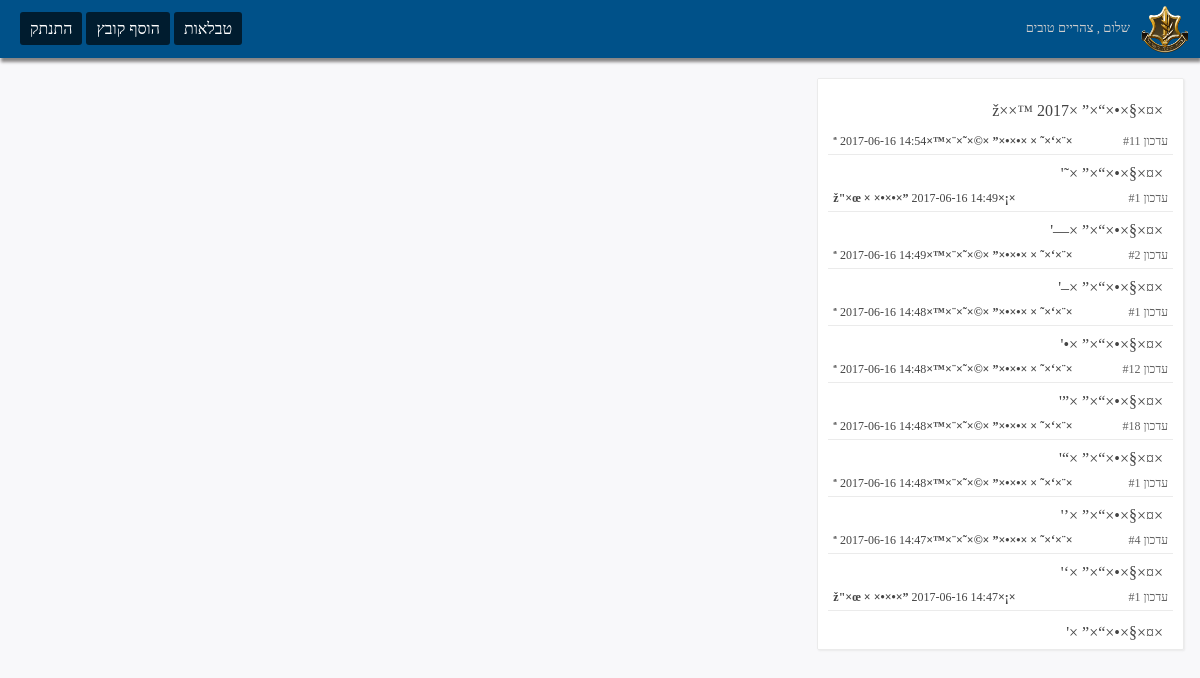
Screenshot of /index.php (signed in) with the database file from the repository.
### tables this page shows
CREATE TABLE `files` (
  `id` int(11) NOT NULL,
  `title` varchar(99) NOT NULL,
  `filename` varchar(99) NOT NULL,
  `nickname` varchar(99) NOT NULL,
  `date` timestamp NOT NULL,
  `update#` int(11) NOT NULL
);

### index.php (the view, shortened to what this page needs)
<?php
    require 'config.php';
?>
<!DOCTYPE html>
<html lang="en" dir="RTL">
    <head>
        <link rel="stylesheet" href="style.css">
        <link rel="stylesheet" href="toast.css">
    </head>
    <body>
        <?php include 'nav.php'; ?>
        <div class="site-wrap">
            <div class="grid__col grid__col--2-of-6">
                <ul id="files-list">
                    <?php $files = $conn->query("SELECT * FROM `files` order by `date` DESC");
                        while ($file = $files->fetch()) {
                            echo '<li><p>' . $file['title'] . '</p><span id="update-number">עדכון #' . $file['update#'] . '</span><span id="added-info"><strong>' . $file['nickname'] . '</strong> ' . substr($file['date'], 0, 16) . '</span><input type="hidden" value="' . $file['filename'] . '"' . '</li><br>';
                        }
                    ?>
                </ul>
            </div>
            <div class="grid__col grid__col--4-of-6" id="file-display"></div>
        </div>
    </body>
</html>

### style.css (style rules this page uses)
* { padding: 0px; margin: 0px; font-family: tahoma; }
body { background-color: #F8F8FA; }
.site-wrap { padding: 20px; }
ul#files-list, ul#tables-list { padding: 10px; border: 1px solid #ebebeb; background-color: #fff; height: 100%; border-radius: 2px; box-shadow: 1px 1px 2px #eaeaea; max-height: 550px; overflow-y: scroll; }
#files-list li, #tables-list li { padding: 10px; list-style-type: none; color: #444; cursor: pointer; }
#files-list li:not(:last-child), #tables-list li:not(:last-child) { border-bottom: 1px solid #ebebeb; }
#files-list li #update-number { color: #636363; font-size: 11px; position: absolute; bottom: 5px; right: 5px; font-size: 12px; }
#files-list li { position: relative; word-break: break-all; }
#files-list li #added-info { position: absolute; bottom: 5px; left: 5px; font-size: 12px; }

### toast.css (style rules this page uses)
.grid__col--1-of-3, .grid__col--2-of-6, .grid__col--4-of-12 { width: 33.33333%; }
.grid__col--2-of-3, .grid__col--4-of-6, .grid__col--8-of-12 { width: 66.66667%; }
.grid__col { box-sizing: border-box; display: inline-block; margin-right: -.25em; min-height: 1px; padding-left: 20px; vertical-align: top; }

### rows the page displays
files: title "×¤×§×•×“×” ×ž××™ 2017", value "11", nickname "×¨×‘×˜ × ×•×•×” ×©×˜×¨×™×ª", date "2017-06-16 14:54"
files: title "×¤×§×•×“×” ×˜'", value "1", nickname "×¡×ž\"×œ × ×•×•×”", date "2017-06-16 14:49"
files: title "×¤×§×•×“×” ×—'", value "2", nickname "×¨×‘×˜ × ×•×•×” ×©×˜×¨×™×ª", date "2017-06-16 14:49"
files: title "×¤×§×•×“×” ×–'", value "1", nickname "×¨×‘×˜ × ×•×•×” ×©×˜×¨×™×ª", date "2017-06-16 14:48"
files: title "×¤×§×•×“×” ×•'", value "12", nickname "×¨×‘×˜ × ×•×•×” ×©×˜×¨×™×ª", date "2017-06-16 14:48"
files: title "×¤×§×•×“×” ×”'", value "18", nickname "×¨×‘×˜ × ×•×•×” ×©×˜×¨×™×ª", date "2017-06-16 14:48"
files: title "×¤×§×•×“×” ×“'", value "1", nickname "×¨×‘×˜ × ×•×•×” ×©×˜×¨×™×ª", date "2017-06-16 14:48"
files: title "×¤×§×•×“×” ×’'", value "4", nickname "×¨×‘×˜ × ×•×•×” ×©×˜×¨×™×ª", date "2017-06-16 14:47"
files: title "×¤×§×•×“×” ×‘'", value "1", nickname "×¡×ž\"×œ × ×•×•×”", date "2017-06-16 14:47"
files: title "×¤×§×•×“×” ×'"

### other values shown
$greeting "צהריים טובים"
